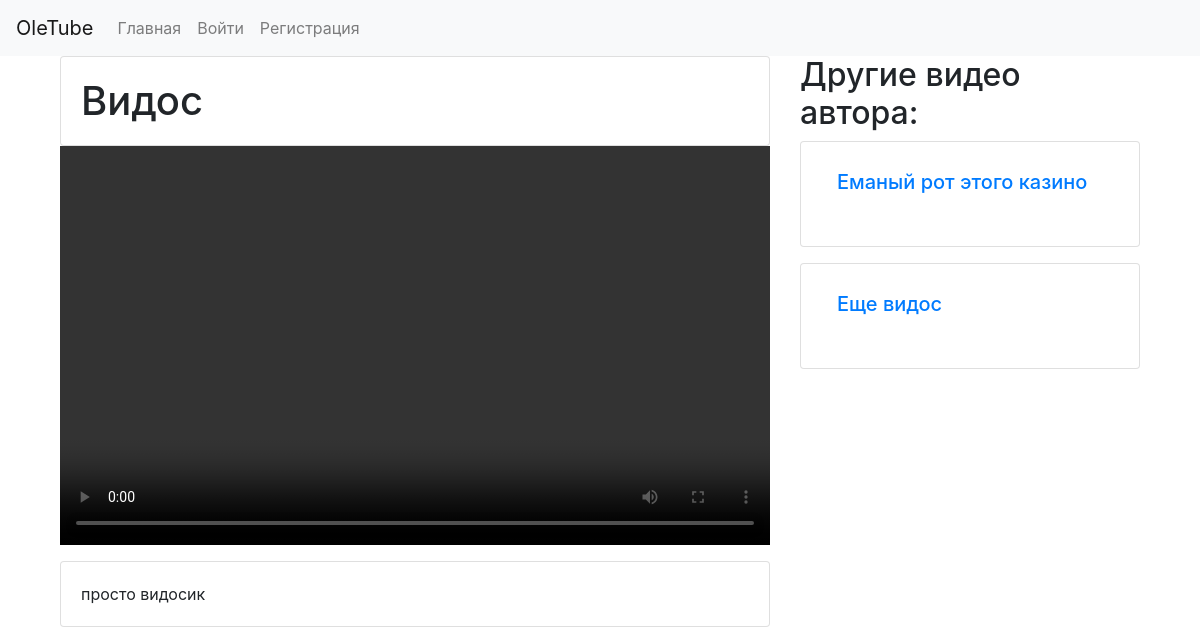
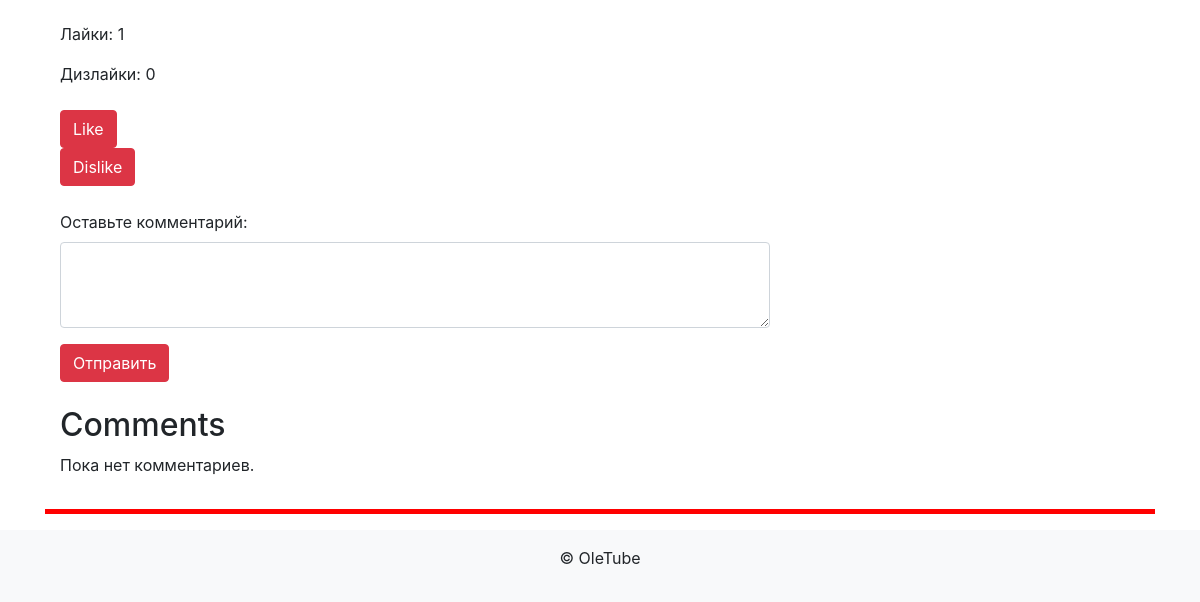
Before: /videos/1/ with the older database file (2 pictures, top to bottom).
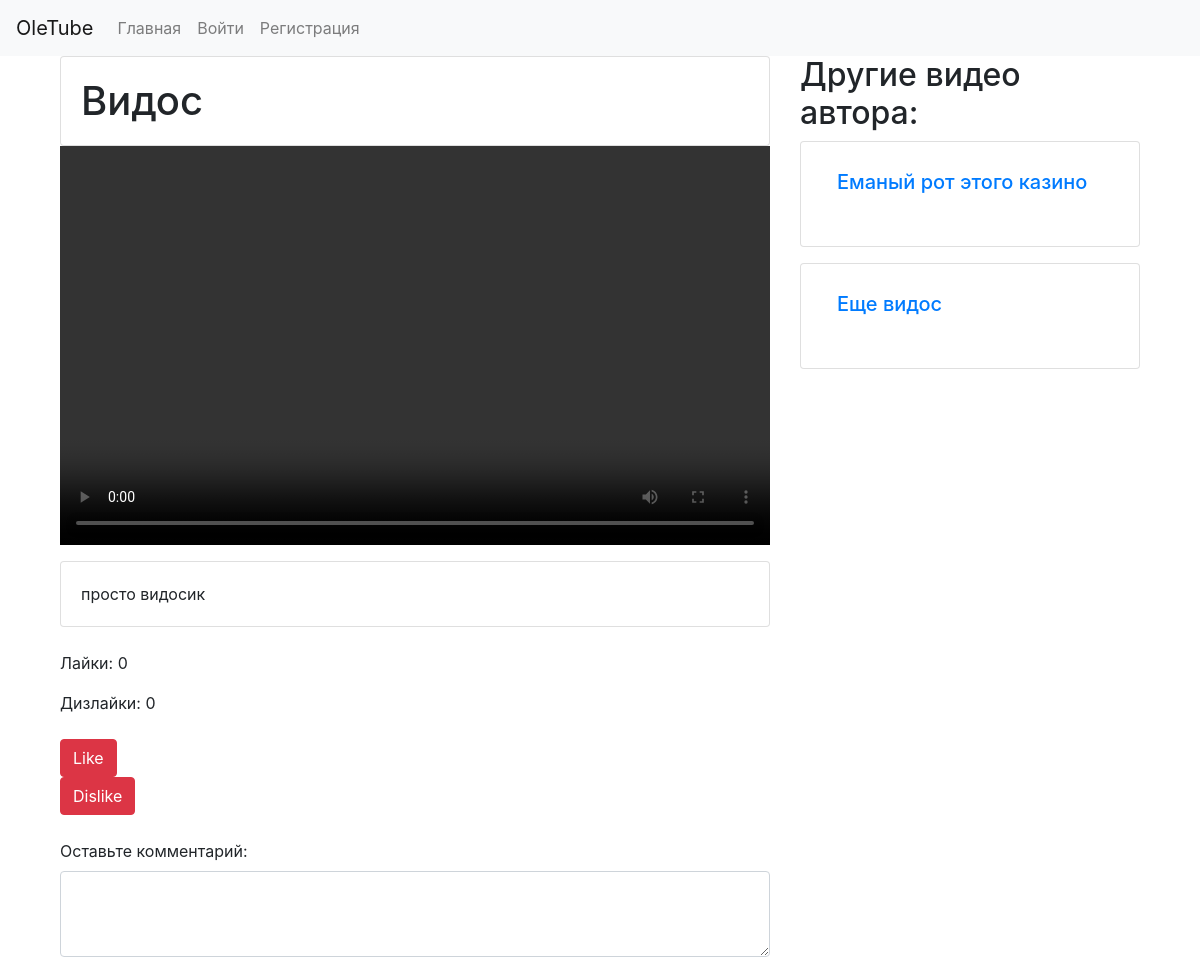
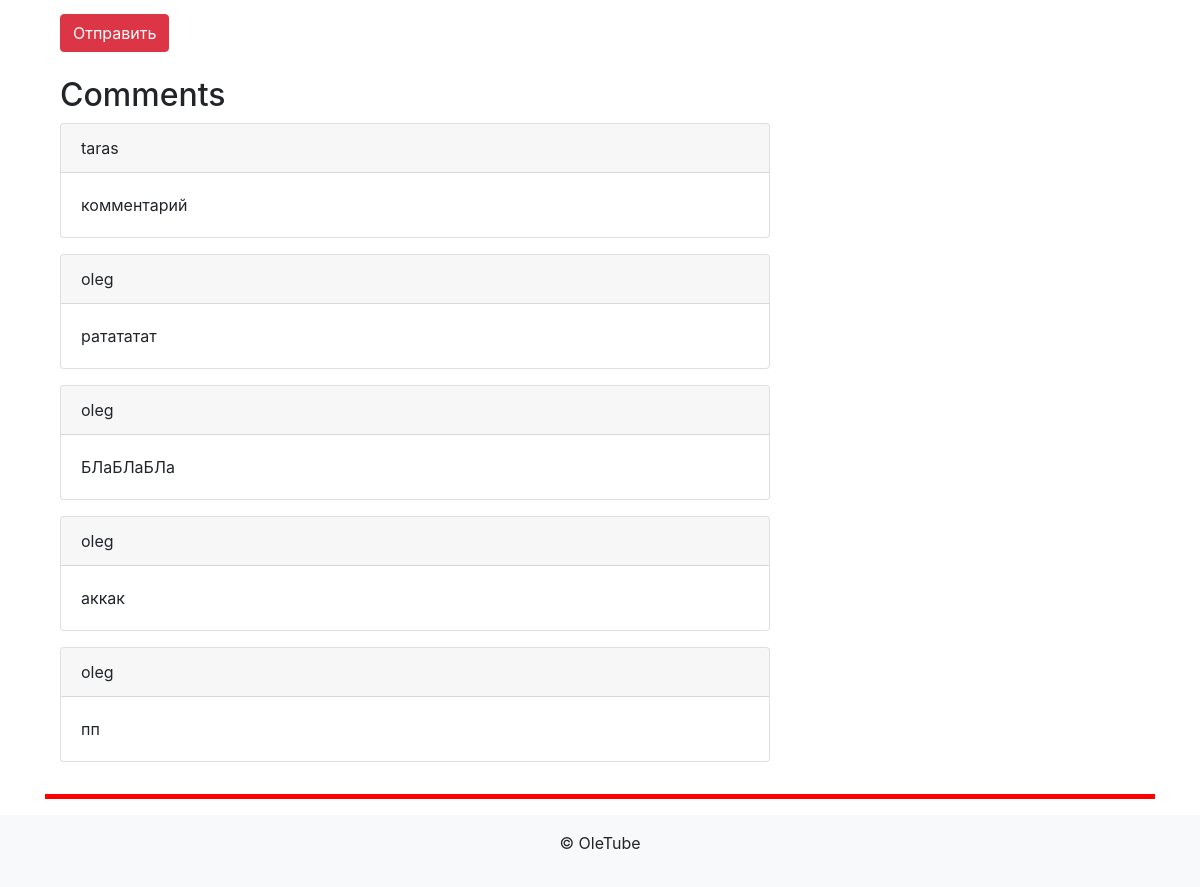
After: the same page with the newer database file (2 pictures, top to bottom).
### api/models.py (models this page shows, shortened)
class Video(models.Model):
    title = models.CharField(max_length=255)
    description = models.TextField(blank=True)
    video_file = models.FileField(validators=[FileExtensionValidator(['mp4'])])
    likes = models.ManyToManyField(User, related_name='video_likes', blank=True)
    dislikes = models.ManyToManyField(User, related_name='video_dislikes', blank=True)
    likes_count = models.IntegerField(default=0)
    dislike_count = models.IntegerField(default=0)
    name = models.CharField(max_length=500, default='')
    created_at = models.DateTimeField(auto_now_add=True)
    url = models.CharField(max_length=1000, blank=True, null=True)

class Comment(models.Model):
    video = models.ForeignKey(Video, on_delete=models.CASCADE, related_name='comments')
    user = models.ForeignKey(User, on_delete=models.CASCADE)
    content = models.TextField()
    created_at = models.DateTimeField(auto_now_add=True)

### api/views.py (the view)
# urls.py: path('videos/<int:video_id>/', video_detail, name='video_detail'),
def video_detail(request, video_id):
    video = get_object_or_404(Video, id=video_id)
    user_videos = get_user_videos(video_id)
    return render(request, 'video_detail.html', {'video': video, 'user_videos': user_videos})

### api/views.py (called while the page is built)
def get_user_videos(video_id):
    video = Video.objects.get(id=video_id)
    user_videooo = get_object_or_404(UserVideo, video=video)
    user = user_videooo.user
    user_video = UserVideo.objects.filter(user=user).order_by('-id')[:5]
    user_videos = [uv.video for uv in user_video]
    user_videos.remove(video)
    return user_videos

### templates/video_detail.html (shortened to what this page needs)
{% extends 'base.html' %}
{% block content %}
<div class="container">
    <div class="row">
      <div class="col-md-8">
        <div class="card">
          <div class="card-body">
            <h1 class="card-text">{{ video.title }}</h1>
          </div>
        </div>
        <div class="embed-responsive embed-responsive-16by9 mb-3">
            <video class="embed-responsive-item" controls>
              <source src="{{ video.url }}" type="video/mp4">
            </video>
          </div>
          <div class="card">
            <div class="card-body">
              <p class="card-text">{{ video.description }}</p>
            </div>
          </div>
          <p class="mt-4">Лайки: <span id="likes-{{ video.likes_count }}">{{ video.likes_count }}</span></p>
          <p>Дизлайки: <span id="dislikes-{{ video.videooo.dislike_count }}">{{ video.dislike_count  }}</span></p>
          <div class="mt-4">
            <form action="/api/videos/like/{{ video.id }}/" method="POST">
              <button class="btn btn-danger" type="submit">Like</button>
            </form>
            <form action="/api/videos/{{ video.id }}/dislike/" method="POST">
              <button class="btn btn-danger" type="submit">Dislike</button>
            </form>
          </div>
          <form class="mt-4" id="comment-form-{{ video.id }}" method="POST" action="/api/videos/{{ video.id }}/comment/">
            <div class="form-group">
              <label for="comment-{{ video.id }}">Оставьте комментарий:</label>
              <textarea class="form-control" name="content" id="comment-{{ video.id }}" rows="3"></textarea>
            </div>
            <button class="btn btn-danger" type="submit">Отправить</button>
          </form>
          <h2 class="mt-4">Comments</h2>
          <div id="comments-{{ video.id }}">
            {% for comment in video.comments.all %}
              <div class="card mb-3">
                <div class="card-header">{{ comment.user.username }}</div>
                <div class="card-body">
                  <p class="card-text">{{ comment.content }}</p>
                </div>
              </div>
            {% empty %}
              <p>Пока нет комментариев.</p>
            {% endfor %}
          </div>
      </div>
      <div class="col-md-4">
        <h2>Другие видео автора:</h2>
        {% for v in user_videos %}
          <div class="card mb-3">
            <div class="card-body">
              <h5 class="mb-4">
                <a class="nav-link" href="{% url 'video_detail' v.id %}">{{ v.title }}</a>
              </h5>
            </div>
          </div>
        {% empty %}
          <p>У этого автора пока нет других видео.</p>
        {% endfor %}
      </div>
    </div>
  </div>
<hr style="height:5px; width:100%; border-width:0; color:red; background-color:red">
{% endblock %}

### templates/base.html (shortened to what this page needs)
<!DOCTYPE html>
<html lang="en">
<head>
  <link rel="stylesheet" href="https://maxcdn.bootstrapcdn.com/bootstrap/4.5.2/css/bootstrap.min.css">
</head>
<body>
  <nav class="navbar navbar-expand-lg navbar-light bg-light">
    <a class="navbar-brand" href="#">OleTube</a>
    <div class="collapse navbar-collapse" id="navbarNav">
      <ul class="navbar-nav">
        <li class="nav-item">
          <a class="nav-link" href="{% url 'index' %}">Главная</a>
        </li>
        {% if user.is_authenticated %}
        <li class="nav-item">
          <a href="{% url 'api:video-create' %}" class="btn btn-primary">Создать новое видео</a>
        </li>
        <li class="nav-item">
          <a class="nav-link link-light {% if view_name == 'users:logout' %}active{% endif %}" href="{% url 'users:logout' %}">Выйти</a>
        </li>
        <li class="nav-item">
          <a class="nav-link" href="{% url 'profile' %}">Личный кабинет</a>
        </li>
        {% else %}
        <li class="nav-item">
          <a class="nav-link link-light {% if view_name == 'users:login' %}active{% endif %}" href="{% url 'users:login' %}">Войти</a>
        </li>
        <li class="nav-item">
          <a class="nav-link link-light {% if view_name == 'users:signup' %}active{% endif %}" href="{% url 'users:signup' %}">Регистрация</a>
        </li>
        {% endif %}
      </ul>
    </div>
  </nav>
  <div class="container">
    {% block content %}{% endblock %}
  </div>
  <footer class="bg-light py-3" style="left: 0; bottom: 0; width: 100%; background-color: #f5f5f5; text-align: center; padding: 10px 0;">
    <div class="container">
      <p>&copy; OleTube</p>
    </div>
  </footer>
</body>
</html>

Changed rows visible on the page:
changed Video "Видос": likes_count "1" → "0"
added Comment: user.username "taras", content "комментарий"
added Comment: user.username "oleg", content "ратататат"
added Comment: user.username "oleg", content "БЛаБЛаБЛа"
added Comment: user.username "oleg", content "аккак"
added Comment: user.username "oleg", content "пп"
Other visible differences:
text no longer shown: "Пока нет комментариев."
